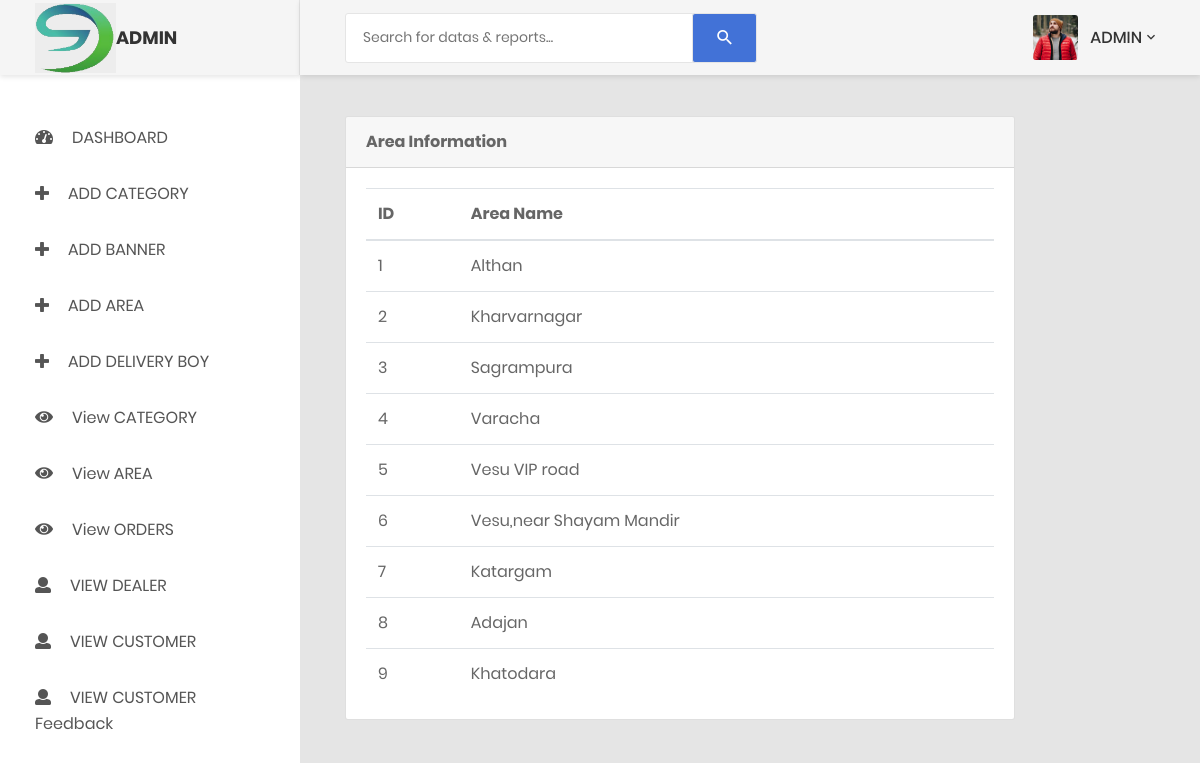
The app's page /ADMINDEALERSIDE/show_area.php (signed in) with its own data.
### tables this page shows
CREATE TABLE `area` (
  `area_id` int(11) NOT NULL,
  `area_name` varchar(255) NOT NULL
);

### ADMINDEALERSIDE/show_area.php (the view, shortened to what this page needs)
<?php
include_once './includes/config.php';
?>
<!DOCTYPE html>
<html>
    <head>
        <?php include_once './includes/links.php'; ?>
    </head>
    <body><?php
        include_once './includes/header.php';
        include_once './includes/sidebar.php';
        ?>
         <div class="main-content">
                <div class="section__content section__content--p30">
                    <div class="container-fluid">
                        <div class="row">
                            <div class="col-lg-10">
                                <div class="card">
                                    <div class="card-header">
                                        <strong>Area Information</strong>
                                    </div>
                                    <div class="card-body card-block">
	<table class="table">
		<thead>
			<tr>
				<th>ID</th>
				<th>Area Name</th>
			</tr>
		</thead>
		<tbody>
			<?php
				$result=  mysqli_query($con, "select * from area");
				while($row = mysqli_fetch_array($result)){
					echo "<tr>";
					echo "<td>".$row['area_id']."</td>";
					echo "<td>".$row['area_name']."</td>";
                                    	echo "</tr>";
				}
			?>
		</tbody>
	</table>
</div>
                                </div></div></div></div></div></div>
    </body>
</html>

### ADMINDEALERSIDE/includes/header.php (shortened to what this page needs)
<?php $b=$_SESSION['name'];
if($b=='ADMIN'){ ?>
<div class="page-container">
            <header class="header-desktop">
                <div class="section__content section__content--p30">
                    <div class="container-fluid">
                        <div class="header-wrap">
                            <form class="form-header" action="" method="POST">
                                <input class="au-input au-input--xl" type="text" style="height: 50px;" name="search" placeholder="Search for datas &amp; reports..." />
                                <button class="au-btn--submit" type="submit">
                                    <i class="zmdi zmdi-search"></i>
                                </button>
                            </form>
                            <div class="header-button">
                                <div class="account-wrap">
                                    <div class="account-item clearfix js-item-menu">
                                        <div class="image">
                                            <?php  $query = mysqli_query($con, "select * from tbl_admin where ADMIN_EMAIL='" . $_SESSION['alogin'] . "'");
                                                $row=  mysqli_fetch_array($query);
                                            ?>
                                            <img src="profileimagesADMIN/<?php echo htmlentities($row['ADMIN_ID']);?>/<?php echo htmlentities($row['ADMIN_PROFILE']);?>" alt="<?php $u=$_SESSION['name']; echo '"$u"'; ?>" />
                                        </div>
                                        <div class="content">
                                            <a class="js-acc-btn" href="#" style="text-decoration: none;"><?php $u=$_SESSION['name']; echo "$u"; ?></a>
                                        </div>
                                    </div>
                                </div>
                            </div>
                        </div>
                    </div>
                </div>
            </header>
            <?php } ?>

### records on screen
area: area_id "1", area_name "Althan"
area: area_id "2", area_name "Kharvarnagar"
area: area_id "3", area_name "Sagrampura"
area: area_id "4", area_name "Varacha"
area: area_id "5", area_name "Vesu VIP road"
area: area_id "6", area_name "Vesu,near Shayam Mandir"
area: area_id "7", area_name "Katargam"
area: area_id "8", area_name "Adajan"
area: area_id "9", area_name "Khatodara"

### other values on screen
$u "ADMIN"
